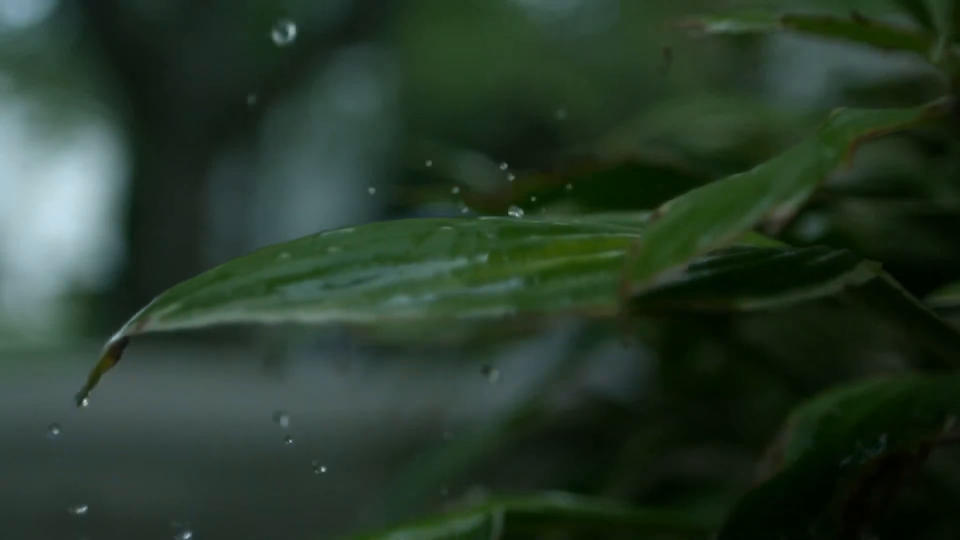
#> input picture frame 42 of rain.mp4, 1920 x 1080 px (shown at 1/2 size)
$ jupyter execute opencv_video_effects.ipynb
#> lines starting #> are read from the running program, lines starting #| are printed output that depends on the picture; after the words box and inside, x2 and y2 are one past the last pixel; in counts of white or black regions, pixels touching at a corner belong together; pictures that were not available may be replaced by others from this repository, and a replacement may not be noted
# Scrolling Text Animation

[cell 1]
import cv2
rain = cv2.VideoCapture('rain.mp4')
y = 400
while True:
    ref,frame = rain.read()
#> frame is the input picture: shape (1080, 1920, 3); mean B, G, R 42.1, 57.6, 39.3
    if not ref:
        break
    farme = cv2.resize(frame,(600,400))
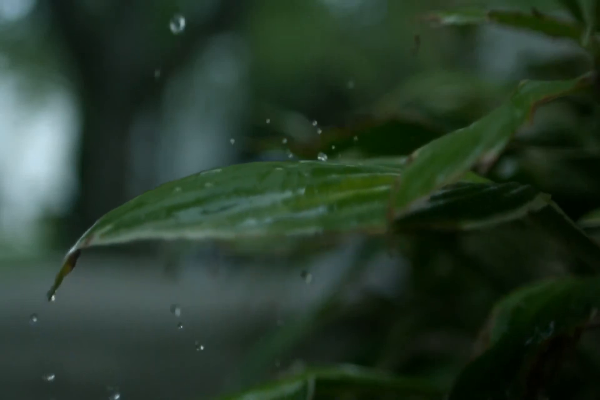
#> farme: shape (400, 600, 3); mean B, G, R 42.1, 57.6, 39.3
    blur = cv2.GaussianBlur(farme,(5,5),0)
    _, thresh = cv2.threshold(blur, 127, 255, cv2.THRESH_TRUNC)
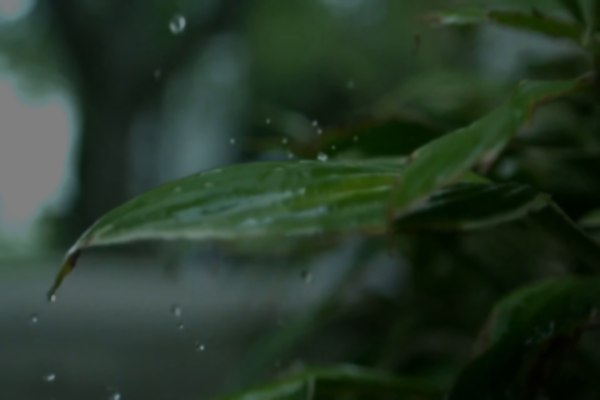
#> thresh: shape (400, 600, 3); mean B, G, R 40.2, 55.9, 38.4
    cv2.putText(thresh,"Designed By",(265, y-30),cv2.FONT_HERSHEY_SCRIPT_SIMPLEX,0.7,(255, 255, 255),1)
    cv2.putText(thresh,"Alamin Elkhir",(250, y),cv2.FONT_HERSHEY_SCRIPT_SIMPLEX,1,(255, 255, 255),1)
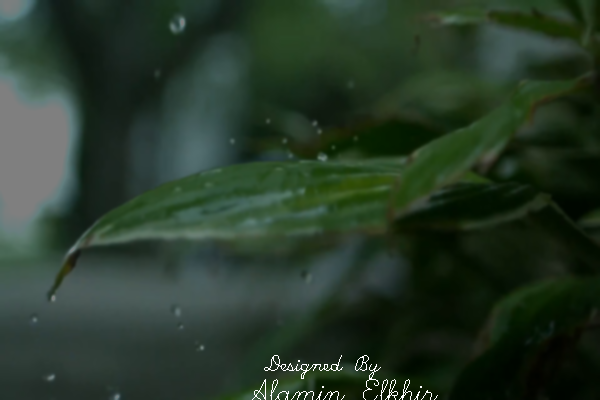
#> thresh: shape (400, 600, 3); mean B, G, R 41, 56.6, 39.2
    cv2.imshow("rain",thresh)
    y -=3
    if y < -50:
        y = 400
    y -=3
    if cv2.waitKey(50) & 0xFF ==27:
#> (key Esc is pressed here)
        break
rain.release()
cv2.destroyAllWindows()

# Digital Glitch Effect with OpenCV

[cell 2]
import cv2
import numpy as np
import random
cap = cv2.VideoCapture("rain.mp4")
while True:
    ret, frame = cap.read()
    if not ret:
        break
    frame = cv2.resize(frame,(700,500))
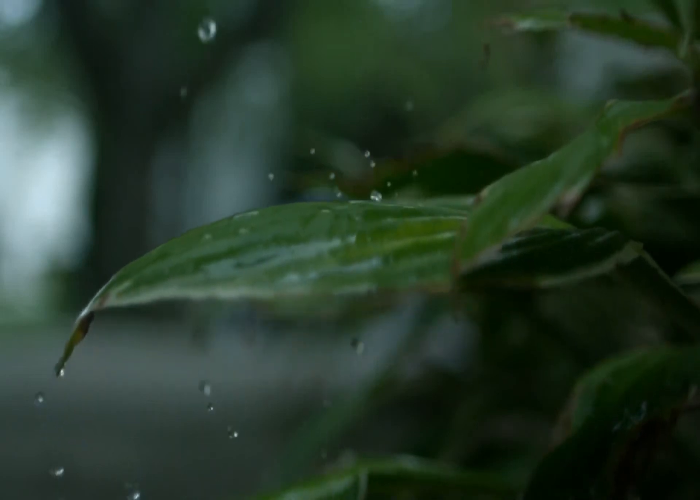
#> frame: shape (500, 700, 3); mean B, G, R 42.1, 57.6, 39.3
    h, w = frame.shape[:2]
#> h = 500; w = 700
    glitch = frame.copy()
    for i in range(16):
        y = random.randint(0, h - 20)
        height = random.randint(5, 30)
        shift = random.randint(-50, 50)
        y2 = min(y + height, h)
        if shift > 0:
            glitch[y:y2, shift:w] = frame[y:y2, 0:w-shift]
        else:
            shift = abs(shift)
            glitch[y:y2, 0:w-shift] = frame[y:y2, shift:w]
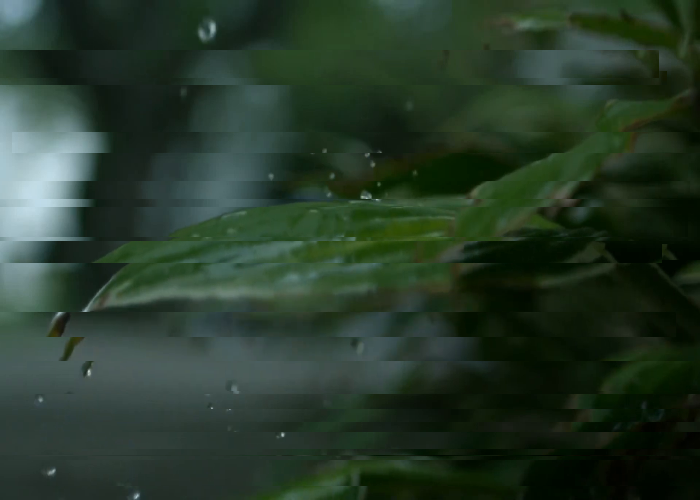
#> glitch: shape (500, 700, 3); mean B, G, R 41.6, 57.1, 38.9
    cv2.imshow("Glitch Effect", glitch)
    if cv2.waitKey(30) & 0xFF == 27:
#> (key Esc is pressed here)
        break
cap.release()
cv2.destroyAllWindows()

# Cartoun & Canny Effect

[cell 3]
import cv2
import numpy as np
cap = cv2.VideoCapture("slow_traffic_small.mp4")
while True:
    ret, frame = cap.read()
    if not ret:
        break
    frame = cv2.resize(frame, (600, 400))
    color = cv2.bilateralFilter(frame, 9, 150, 150)
    hsv = cv2.cvtColor(color, cv2.COLOR_BGR2HSV)
#> hsv: shape (400, 600, 3); mean H, S, V 64.8, 116.4, 57.8
    hsv[:, :, 1] = np.clip(hsv[:, :, 1] * 1.5, 0, 255)
#> hsv: shape (400, 600, 3); mean H, S, V 64.8, 160.6, 57.8
    hsv[:, :, 2] = np.clip(hsv[:, :, 2] * 1.1, 0, 255)
#> hsv: shape (400, 600, 3); mean H, S, V 64.8, 160.6, 63.1
    color = cv2.cvtColor(hsv, cv2.COLOR_HSV2BGR)
    gray = cv2.cvtColor(frame, cv2.COLOR_BGR2GRAY)
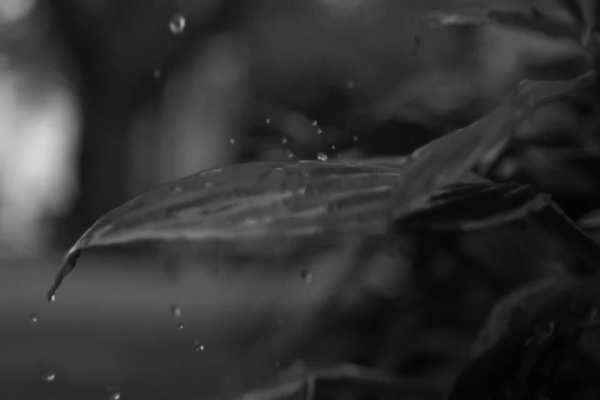
#> gray: shape (400, 600); min 2, max 215, mean 50.4
    gray = cv2.GaussianBlur(gray, (5, 5), 0)
    edges = cv2.Canny(gray,50,150)
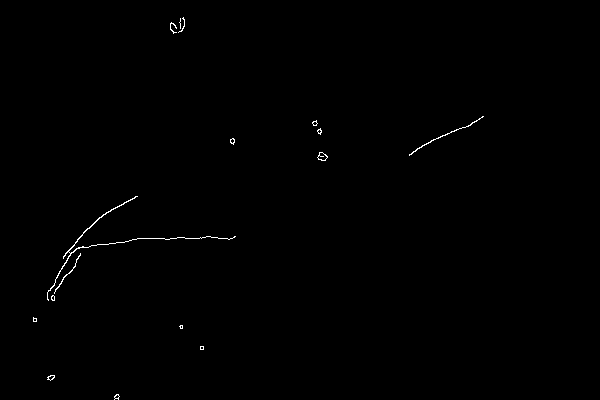
#> edges: shape (400, 600); 0.33% white in thin lines or dots, all inside (x1, y1, x2, y2) = (33, 17, 484, 400)
    kernel = np.ones((2, 2), np.uint8)
    edges = cv2.dilate(edges, kernel, iterations=1)
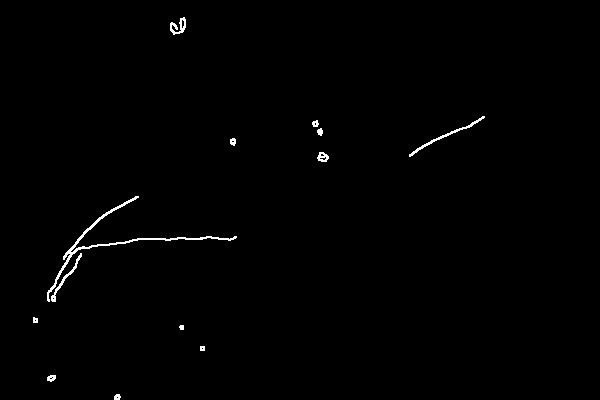
#> edges: shape (400, 600); 0.68% white in thin lines or dots, all inside (x1, y1, x2, y2) = (33, 17, 485, 400)

    edges = cv2.bitwise_not(edges)

    cartoon = cv2.bitwise_and(color,color,mask=edges)
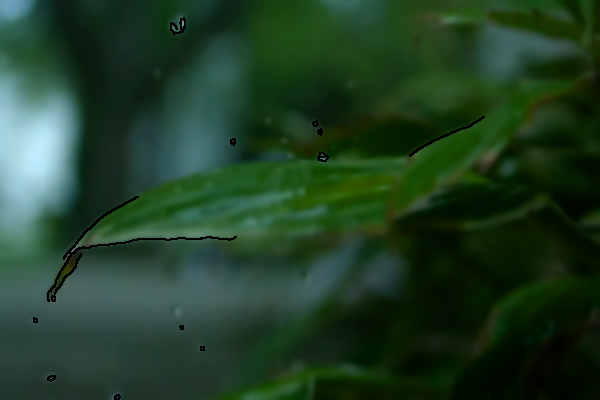
#> cartoon: shape (400, 600, 3); mean B, G, R 38, 62.2, 32.9

    cv2.imshow("Cartoon + Canny", cartoon)

    if cv2.waitKey(30) & 0xFF == 27:
#> (key Esc is pressed here)
        break

cap.release()
cv2.destroyAllWindows()

$ run again, starting later in the video
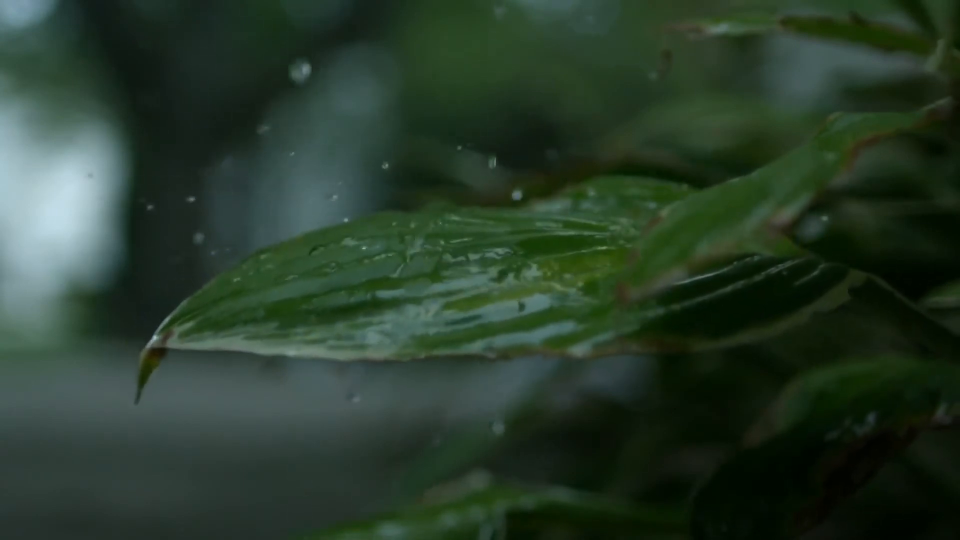
#> input picture frame 189 of rain.mp4, 1920 x 1080 px (shown at 1/2 size)
#> frame is the input picture: shape (1080, 1920, 3); mean B, G, R 42.9, 58.9, 40.2
#> frame: shape (500, 700, 3)
#> after the loop `for i in range(16):`:
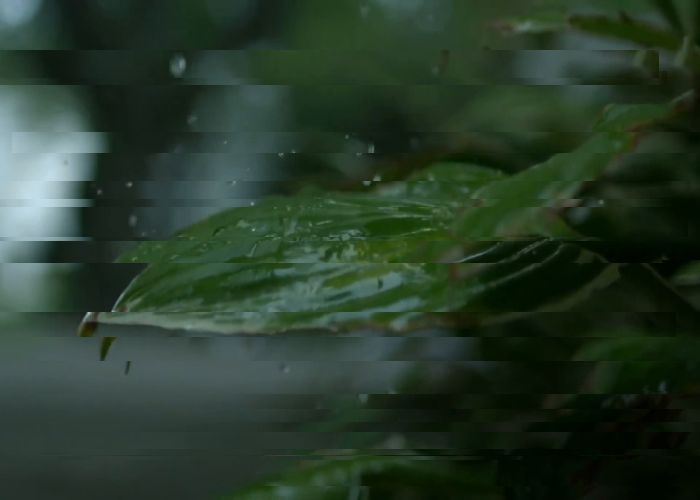
#> glitch: shape (500, 700, 3); mean B, G, R 42.4, 58.3, 39.8
#> `edges = cv2.dilate(edges, kernel, iterations=1)`:
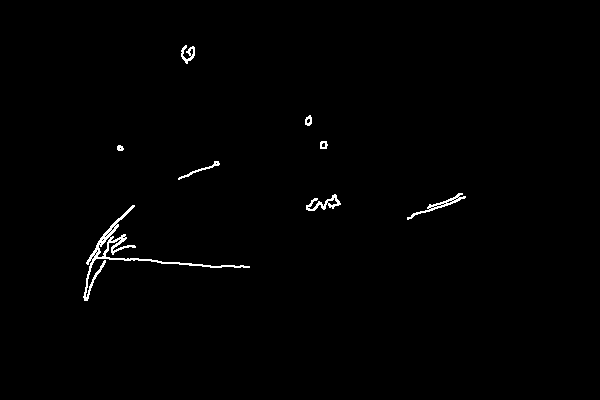
#> edges: shape (400, 600); 0.8% white in thin lines or dots, all inside (x1, y1, x2, y2) = (83, 45, 466, 301)

$ run again, starting later in the video
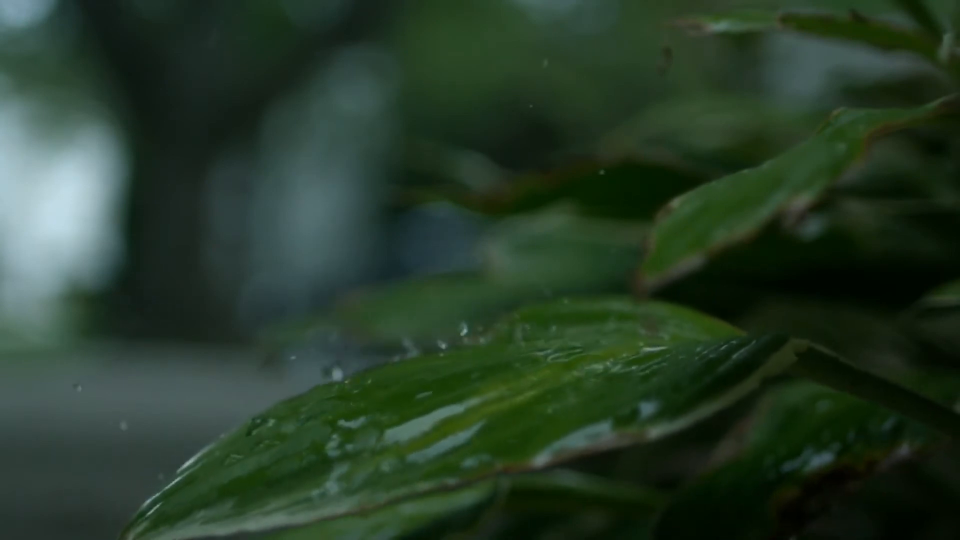
#> input picture frame 337 of rain.mp4, 1920 x 1080 px (shown at 1/2 size)
#> frame is the input picture: shape (1080, 1920, 3); mean B, G, R 40.8, 58.8, 38.9
#> frame: shape (500, 700, 3)
#> after the loop `for i in range(16):`:
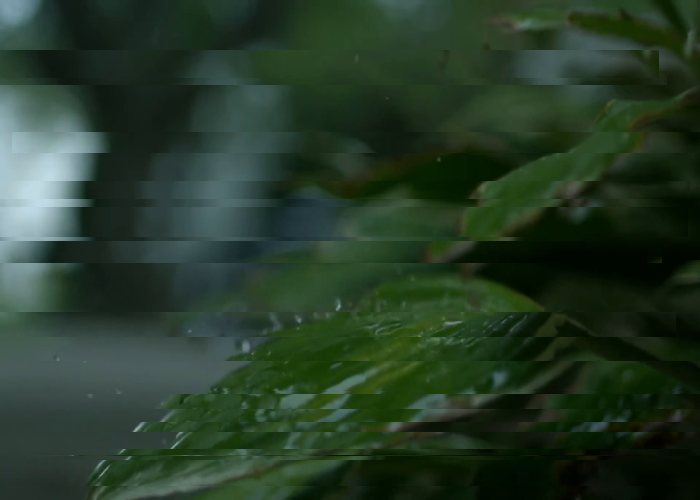
#> glitch: shape (500, 700, 3); mean B, G, R 40.2, 58.3, 38.5
#> `edges = cv2.dilate(edges, kernel, iterations=1)`:
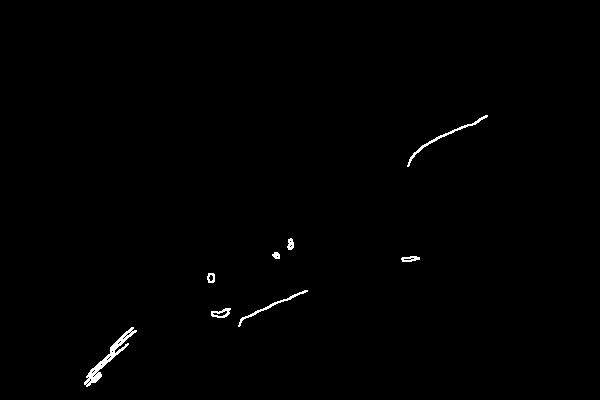
#> edges: shape (400, 600); 0.56% white in thin lines or dots, all inside (x1, y1, x2, y2) = (84, 115, 488, 387)
